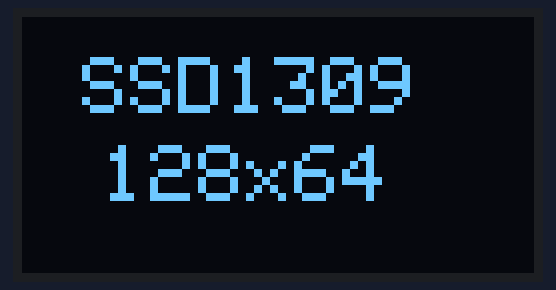
Bench run of a sketch on a simulated ESP32. Shown: 128×64 one-colour display. What the sketch prints to the serial monitor is not drawn.

Above: at 0.3 s.
At 2.3 s:
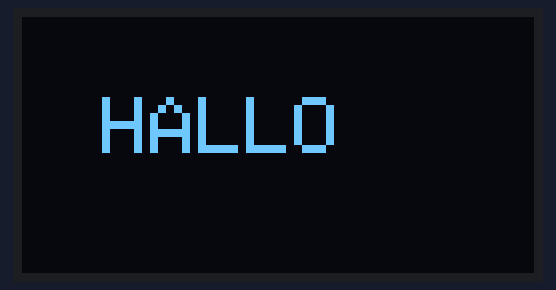
At 3.4 s:
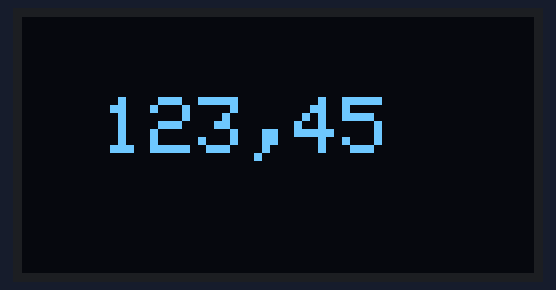

Measured:
- what the display in image 0 shows lasts 2.0 s, from 0.3 s to 2.3 s
- what the display in image 1 shows lasts 1.0 s, from 2.3 s to 3.3 s

The sketch:

OLED_Direct_Test.ino
```cpp
#include <Wire.h>
#include <Adafruit_SSD1306.h>

#define SDA_PIN 15
#define SCL_PIN 16

#define SCREEN_WIDTH 128
#define SCREEN_HEIGHT 64

Adafruit_SSD1306 display(SCREEN_WIDTH, SCREEN_HEIGHT, &Wire, -1);

void setup() {
  Serial.begin(115200);
  delay(200);
  Serial.println(F("=== SSD1309 128x64 OLED Test ==="));

  Wire.begin(SDA_PIN, SCL_PIN);

  uint8_t oledAddr = 0x3C;
  Wire.beginTransmission(0x3C);
  bool found = (Wire.endTransmission() == 0);
  if (!found) {
    Wire.beginTransmission(0x3D);
    if (Wire.endTransmission() == 0) {
      oledAddr = 0x3D;
      found = true;
    }
  }

  if (!found) {
    Serial.println(F("[FEHLER] Kein SSD1309 gefunden (0x3C/0x3D)"));
    Serial.println(F("[HINWEIS] OLED GND->GND, VCC->3.3V, SDA->P15, SCL->P16"));
    return;
  }
  Serial.print(F("[OK] Display gefunden an 0x"));
  Serial.println(oledAddr, HEX);

  if (!display.begin(SSD1306_SWITCHCAPVCC, oledAddr)) {
    Serial.println(F("[FEHLER] Init fehlgeschlagen"));
    return;
  }
  Serial.println(F("[OK] Display initialisiert"));

  display.clearDisplay();
  display.setTextSize(2);
  display.setTextColor(SSD1306_WHITE);
  display.setCursor(15, 10);
  display.println(F("SSD1309"));
  display.setCursor(20, 32);
  display.println(F("128x64"));
  display.display();
  delay(2000);
}

void loop() {
  display.clearDisplay();
  display.setTextSize(2);
  display.setTextColor(SSD1306_WHITE);
  display.setCursor(20, 20);
  display.println(F("HALLO"));
  display.display();
  delay(1000);

  display.clearDisplay();
  display.setTextSize(2);
  display.setCursor(20, 20);
  display.println(F("123,45"));
  display.display();
  delay(1000);
}
```
